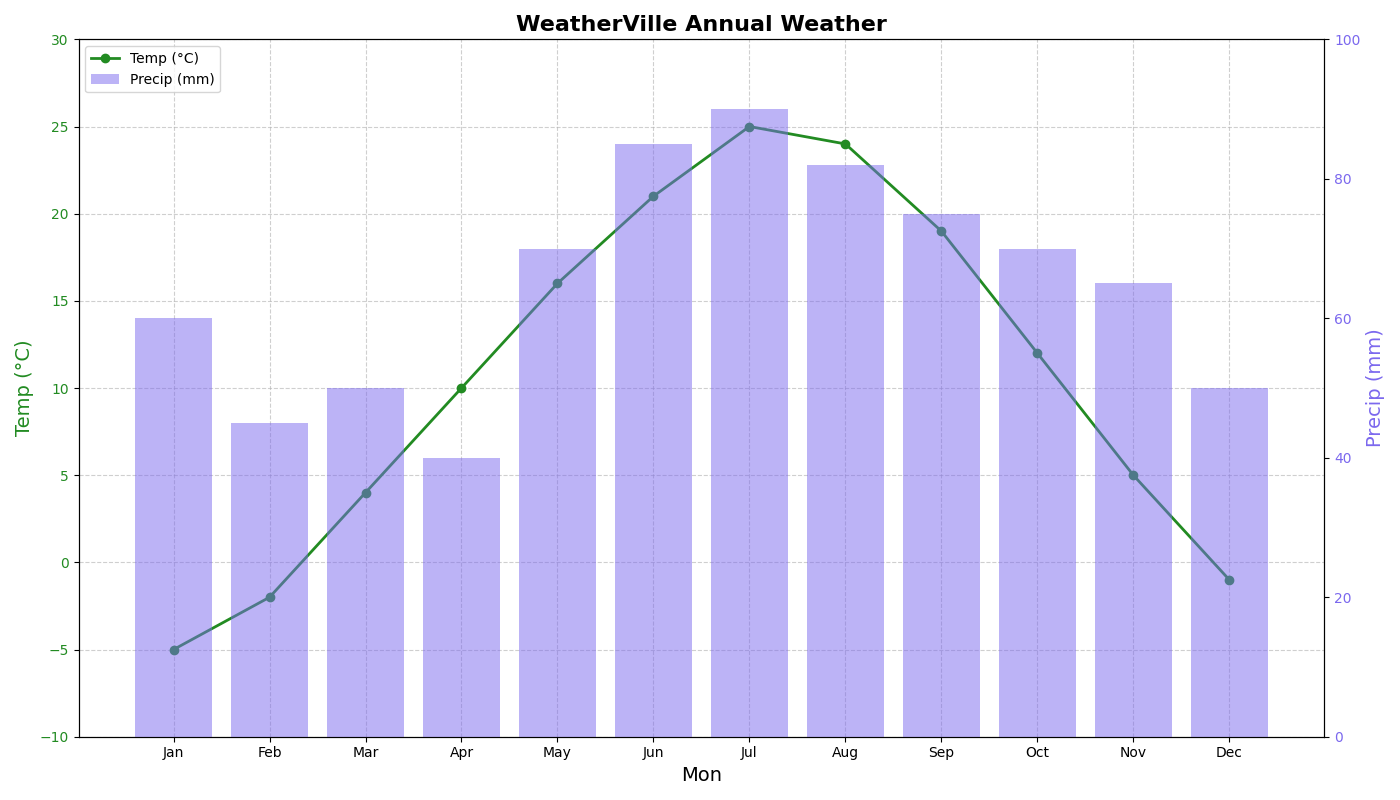

Reproduce this figure in Python.
import matplotlib.pyplot as plt
import numpy as np

months = np.array(['Jan', 'Feb', 'Mar', 'Apr', 'May', 'Jun', 'Jul', 'Aug', 'Sep', 'Oct', 'Nov', 'Dec'])
temperature_celsius = np.array([-5, -2, 4, 10, 16, 21, 25, 24, 19, 12, 5, -1])
precipitation_mm = np.array([60, 45, 50, 40, 70, 85, 90, 82, 75, 70, 65, 50])

fig, ax1 = plt.subplots(figsize=(14, 8))

ax1.plot(months, temperature_celsius, color='forestgreen', marker='o', linestyle='-', linewidth=2, markersize=6, label='Temp (°C)')
ax1.set_xlabel('Mon', fontsize=14)
ax1.set_ylabel('Temp (°C)', fontsize=14, color='forestgreen')
ax1.tick_params(axis='y', labelcolor='forestgreen')
ax1.set_ylim(-10, 30)

ax2 = ax1.twinx()
ax2.bar(months, precipitation_mm, color='mediumslateblue', alpha=0.5, label='Precip (mm)')
ax2.set_ylabel('Precip (mm)', fontsize=14, color='mediumslateblue')
ax2.tick_params(axis='y', labelcolor='mediumslateblue')
ax2.set_ylim(0, 100)

plt.title('WeatherVille Annual Weather', fontsize=16, fontweight='bold')

lines, labels = ax1.get_legend_handles_labels()
bars, bar_labels = ax2.get_legend_handles_labels()
ax1.legend(lines + bars, labels + bar_labels, loc='upper left')

ax1.grid(True, linestyle='--', alpha=0.6)
plt.tight_layout()
plt.show()
